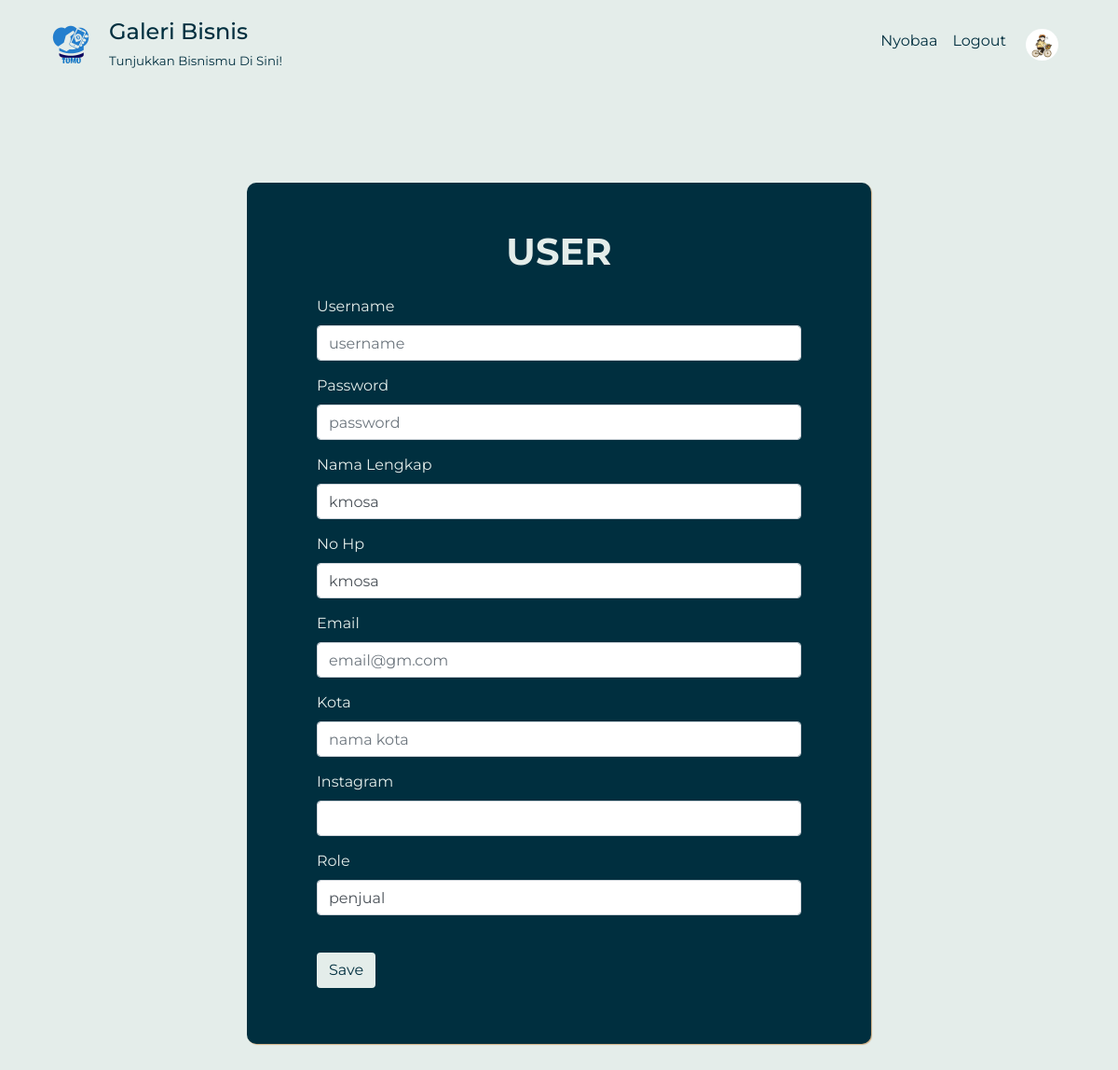
The app's page /dashboard.php?p=user&id_user=1 (signed in) with its own data.
### tables this page shows
CREATE TABLE `user` (
  `id_user` int(11) NOT NULL,
  `username` varchar(15) NOT NULL,
  `password` varchar(150) NOT NULL,
  `nama` varchar(50) NOT NULL,
  `no_hp` varchar(13) NOT NULL,
  `email` varchar(30) NOT NULL,
  `kota` varchar(20) DEFAULT NULL,
  `role` varchar(10) NOT NULL,
  `instagram_user` varchar(20) DEFAULT NULL,
  `foto` varchar(256) DEFAULT NULL
);

### class/class.User.php (called while the page is built, shortened)
<?php
class User extends Connection
{
    private $id_user = "";
    public function __get($atribute)
    {
        if (property_exists($this, $atribute)) {
            return $this->$atribute;
        }
    }
    public function SelectOneUser()
    {
        $sql = "SELECT * FROM user WHERE id_user='$this->id_user'";
        $resultOne = mysqli_query($this->connection, $sql);
        if (mysqli_num_rows($resultOne) == 1) {
            $data = mysqli_fetch_assoc($resultOne);
            $this->username = $data['username'];
            $this->nama = $data['nama'];
            $this->email = $data['email'];
            $this->kota = $data['kota'];
            $this->role = $data['role'];
            $this->instagram_user = $data['instagram_user'];
        }
    }
}

### connection.php (called while the page is built, shortened)
<?php
class Connection{
   private $host = "localhost";
   private $struser = "root";
   private $strpassword = "";
   private $dbname = "galeribisnis";
	function connect(){
	    $conn = mysqli_connect($this->host,$this->struser, $this->strpassword);
	 	mysqli_select_db($conn, $this->dbname);
		$this->connection = $conn;
	}
}
?>

### pages/user.php (the view)
<?php
    require_once ('./class/class.User.php');
    $objUser= new User();
    if (isset ($_POST['btnSubmit'])){
      $objUser->username = $_POST['username'];
      $objUser->password = $_POST['password'];
      $objUser->nama = $_POST['nama'];
      $objUser->no_hp = $_POST['no_hp'];
      $objUser->email = $_POST['email'];
      $objUser->kota = $_POST['kota'];
      $objUser->role = $_POST['role'];
      $objUser->instagram_user = $_POST['instagram_user'];
      $objUser->foto = $_POST['foto'];
      if(isset ($_GET['id_user'])){
        $objUser->id_user= $_GET['id_user'];
        $objUser->UpdateUser();
      }
      else{
        $objUser->AddUser();
      }
      echo "<script> alert('$objUser->message'); </script>";
      if($objUser->hasil){
        echo '<script> window.location = "index.php?p=userlist"; </script>';
      }
    }
    else if(isset($_GET['id_user'])){
        $objUser->id_user = $_GET['id_user'];
        $objUser->SelectOneUser();
    }
?>
<div class="user">
    <div class="container col-lg-7">
      <form form action="" method="post" class="user-form">
        <h4 class="title text-center fs-1 fw-bolder" >USER</h4>
        <div class="col">
          <label for="exampleFormControlInput1" class="form-label">username</label>
          <input type="text" class="form-control" name="username" value="<?php echo $objUser->username; ?>" placeholder="username" class="form-control">
        </div>
        <div class="col">
          <label for="exampleFormControlInput1" class="form-label">password</label>
          <input type="password" name="password" value="<?php echo $objUser->username; ?>" class="form-control" id="exampleFormControlInput1" placeholder="password">
        </div>
        <div class="col">
          <label for="exampleFormControlInput1" class="form-label">nama lengkap</label>
          <input type="text" username="nama" name="nama" value="<?php echo $objUser->nama; ?>" class="form-control" id="exampleFormControlInput1" placeholder="nama kota">
        </div>
        <div class="col">
          <label for="exampleFormControlInput1" class="form-label">no hp</label>
          <input type="text" username="no_hp" name="no_hp" value="<?php echo $objUser->nama; ?>" class="form-control" id="exampleFormControlInput1" placeholder="08888888">
        </div>
        <div class="col">
          <label for="exampleFormControlInput1" class="form-label">email</label>
          <input type="text" username="email" name="email" value="<?php echo $objUser->email; ?>" class="form-control" id="exampleFormControlInput1" placeholder="email@gm.com">
        </div>
        <div class="col">
          <label for="exampleFormControlInput1" class="form-label">kota</label>
          <input type="text" class="form-control" id="exampleFormControlInput1" placeholder="nama kota" username="kota" name="kota" value="<?php echo $objUser->kota; ?>">
        </div>
        <div class="col">
          <label for="exampleFormControlInput1" class="form-label">instagram</label>
          <input type="text" class="form-control" id="exampleFormControlInput1" username="@instagram" name="instagram_user" value="<?php echo $objUser->instagram_user; ?>">
        </div>
        <div class="col">
          <label for="exampleFormControlInput1" class="form-label">role</label>
          <input type="text" class="form-control" id="exampleFormControlInput1"username="irole" name="role" value="<?php echo $objUser->role; ?>">
        </div>
        <div class="col-lg-6 button-end">
          <input class="btn btnsuccess" name="btnSubmit" type="submit" value="Save" >
        </div>
      </form>
    </div>
</div>

### StyleIndex.css (style rules this page uses)
.all { background-color: #e4edea; font-family: montserrat, sans-serif; text-transform: capitalize; color: #002f3f; }
.user .form-label { margin-top: 15px; }
.user .user-form { border-radius: 10px; padding: 50px 60px; margin-top: 15vh; margin-bottom: 16vh; background-color: #002f3f; color: #e4edea; box-shadow: 1px 1px 1px #cdac81; }
.user .button-end input { background-color: #e4edea; color:#002f3f; font-weight: 400; margin-top: 40px; margin-bottom: 10px; }

### records on screen
user: nama "kmosa", no_hp "kmosa", role "penjual"
